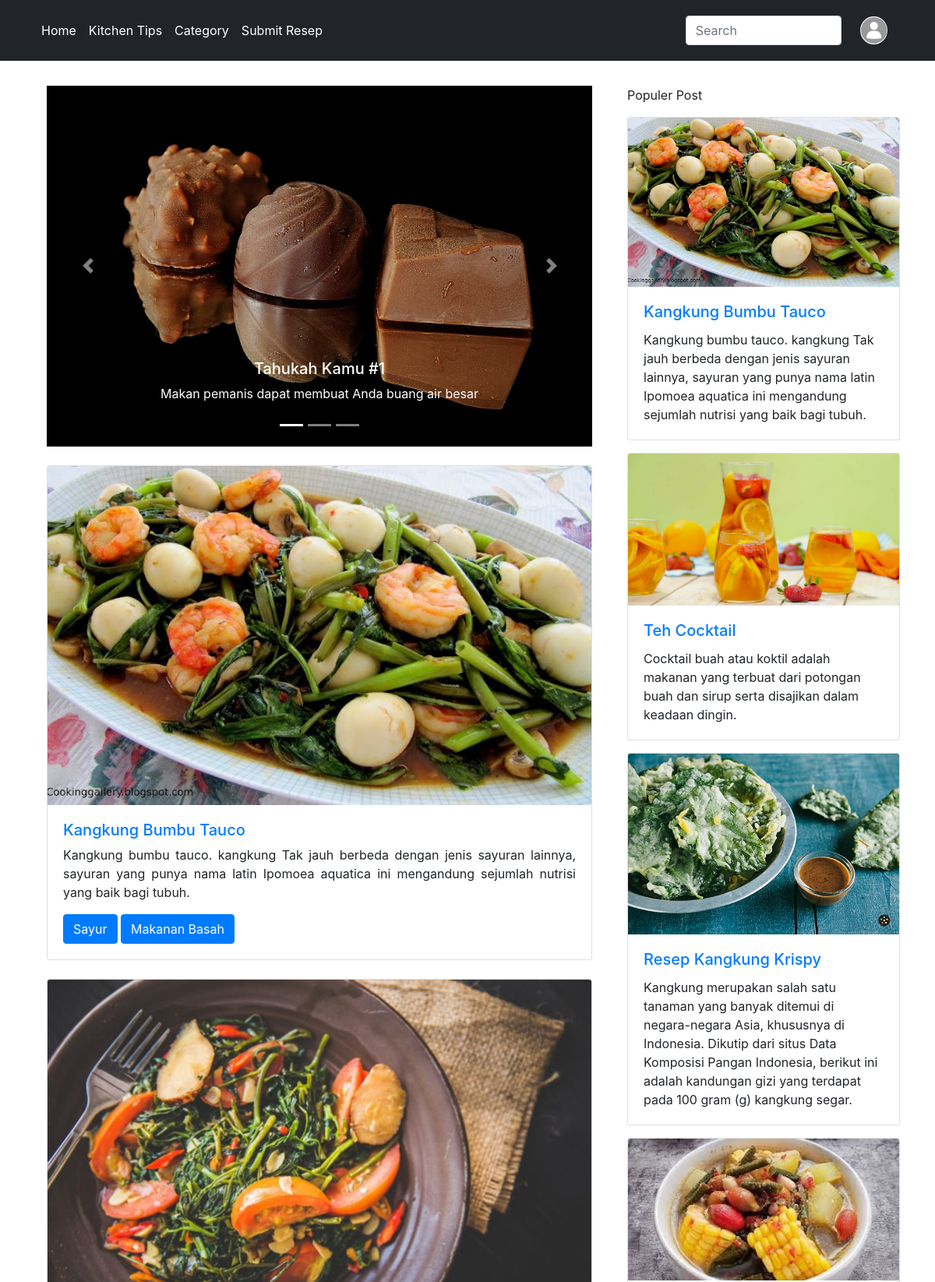
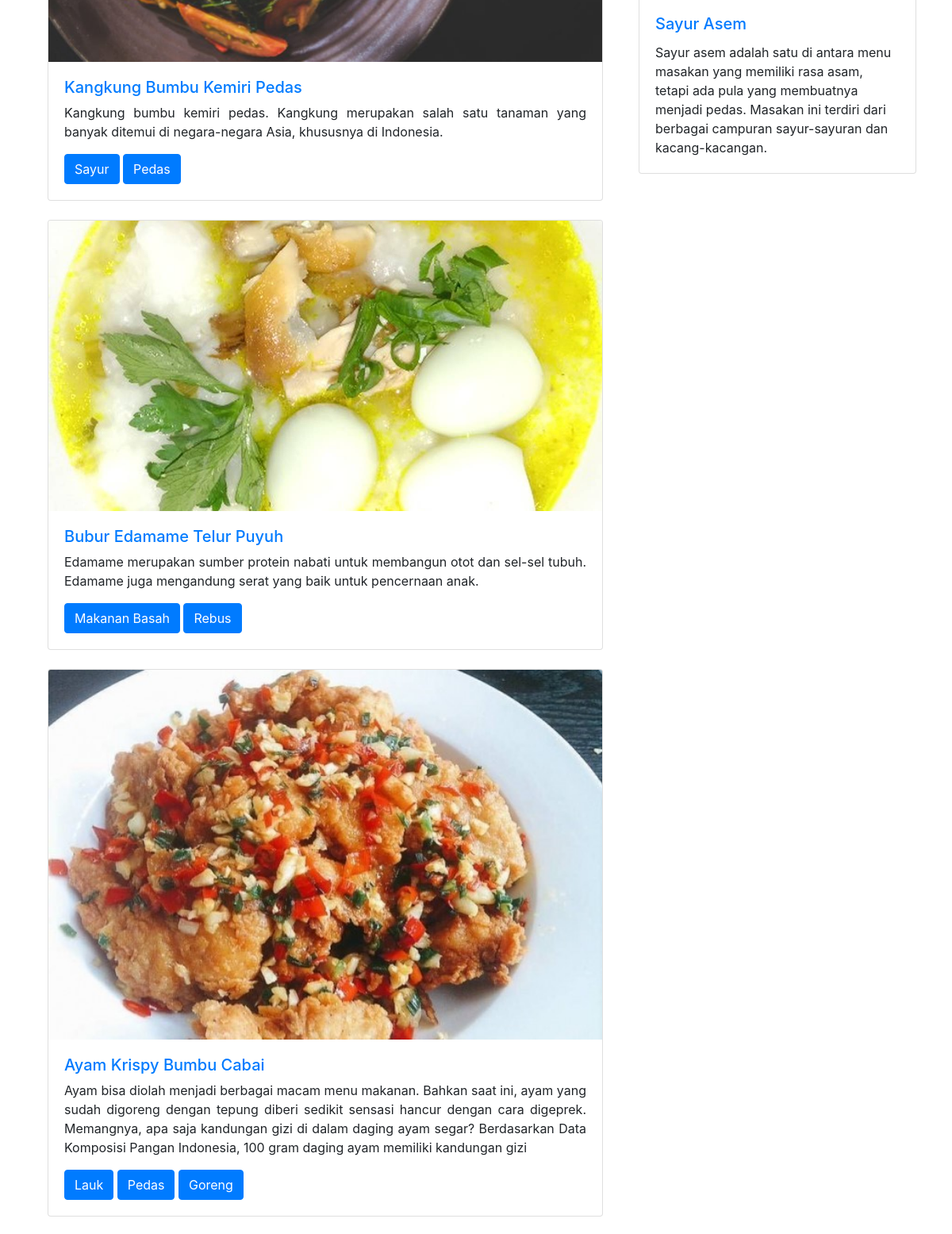
The page /?halaman=2 (upper part) on the database its author committed (2 pictures, top to bottom).
### tables this page shows
CREATE TABLE `resep` (
  `id` int(11) NOT NULL,
  `sumber` varchar(50) NOT NULL,
  `judul` varchar(50) NOT NULL,
  `deskripsi` varchar(1000) NOT NULL,
  `tag1` varchar(20) NOT NULL,
  `tag2` varchar(20) NOT NULL,
  `tag3` varchar(20) NOT NULL,
  `tag4` varchar(20) NOT NULL
);

### function.php (called while the page is built, shortened)
<?php
    $conn = mysqli_connect("localhost","root","","food_and_health");
    function queryResep($x){
    global $conn;
    $result = $conn->query($x);
    $rows = [];
    while ($row = mysqli_fetch_assoc($result)){
            $rows[] = $row;
        }
    return $rows;
    }
    function apply_foto_profil(){
        global $conn;
        $username = $_SESSION["username"];
        $result = $conn->query("SELECT * FROM user WHERE username = '$username'");
        $rows = [];
        if (isset($rows[0]["gambar"])) {
            $namafile = $rows[0]["gambar"];
            return $namafile;
        }
        else{
            return false;
        }
    }
?>

### index.php (the view, shortened to what this page needs)
<?php
  require 'function.php';
  $jumlahDataPerHalaman = 6;
  $jumlahData = count(queryResep("SELECT * FROM resep"));
  $halamanAktif = (isset($_GET["halaman"])) ? $_GET["halaman"] : 1;
  $awalData = ($jumlahDataPerHalaman*$halamanAktif)-$jumlahDataPerHalaman;
  $recipe = queryResep("SELECT * FROM resep ORDER BY id DESC LIMIT $awalData, $jumlahDataPerHalaman");
?>
<!DOCTYPE html>
<html lang="en">
  <head>
    <link rel="stylesheet" href="https://cdn.jsdelivr.net/npm/bootstrap@4.6.0/dist/css/bootstrap.min.css">
  </head>
  <body>
    <nav class="navbar navbar-expand-lg navbar-dark bg-dark fixed-top p-3 navbar4bg">
      <div class="container">
      <div class="collapse navbar-collapse" id="navbarTogglerDemo01">
          <ul class="navbar-nav mr-auto mt-2 mt-lg-0">
            <li class="nav-item">
              <a class="nav-link text-white" href="index.php">Home </a>
            </li>
            <li class="nav-item">
              <a class="nav-link text-white" href="kitchen-tips.php">Kitchen Tips</a>
            </li>
            <li class="nav-item">
              <a class="nav-link text-white" href="category.php">Category</a>
            </li>
            <li class="nav-item">
              <a class="nav-link text-white" href="submit-recipe.php">Submit Resep</a>
            </li>
          </ul>
        <form class="form-inline my-2 my-lg-0" action="result.php" method="get">
           <input class="form-control me-2" style="width:200px" name="keyword" placeholder="Search" aria-label="Search">
        </form>
        <span>
        <?php if (!apply_foto_profil()) : ?>
            <a class="navbar-brand ml-4" href="login.php">
              <img class="rounded-circle" src="img/avatar.jpg" alt="..." height="36" />
            </a>
          <?php else : ?>
            <a class="navbar-brand ml-4" href="login.php">
              <img class="rounded-circle" src="upload/foto-profil/<?=apply_foto_profil()?>" alt="..." height="36" width="36" />
            </a>
            <?php endif ?>
      </span>
      </div>
      </div>
    </nav>
    <div class="container" style="margin-top: 110px;">
      <div class="row">
        <div class="col-sm-8">
          <div class="container">
          <div id="carouselExampleIndicators" class="carousel slide" data-ride="carousel">
            <ol class="carousel-indicators">
                <li data-target="#carouselExampleIndicators" data-slide-to="0" class="active"></li>
                <li data-target="#carouselExampleIndicators" data-slide-to="1"></li>
                <li data-target="#carouselExampleIndicators" data-slide-to="2"></li>
            </ol>
            <div class="carousel-inner">
                <div class="carousel-item active">
                    <img class="d-block w-100 tahukahkamu" src="img/1.jpg" alt="First slide">
                    <div class="carousel-caption d-none d-md-block">
                        <h5>Tahukah Kamu #1</h5>
                        <p>Makan pemanis dapat membuat Anda buang air besar</p>
                    </div>
                </div>
            </div>
                  <a class="carousel-control-prev" href="#carouselExampleIndicators" role="button" data-slide="prev">
                      <span class="carousel-control-prev-icon" aria-hidden="true"></span>
                  </a>
                  <a class="carousel-control-next" href="#carouselExampleIndicators" role="button" data-slide="next">
                      <span class="carousel-control-next-icon" aria-hidden="true"></span>
                  </a>
            </div>
                  <?php foreach($recipe as $card) : ?>
                  <?php $link_img = $card["sumber"].".jpg";?>
                  <form action="search-category.php" method="post">
                      <div class="card mt-4">
                        <img src="blog/<?php echo $link_img?>" class="card-img-top" alt="...">
                        <div class="card-body">
                          <div class="text-justify">
                            <a href="blog/<?php echo $card["sumber"].".php"?>" class="text-decoration-none hover-orange"><h5><?php echo $card["judul"]?></h5></a>
                            <p><?php echo $card["deskripsi"] ?></p>
                            <?php if ( strlen($card["tag1"])) :?>
                            <input type="submit" class="btn btn-primary" name="submit_ct" value="<?php echo $card["tag1"];?>">
                            <?php endif ?>
                            <?php if (strlen($card["tag2"])) :?>
                              <input type="submit" class="btn btn-primary" name="submit_ct" value="<?php echo $card["tag2"];?>">
                            <?php endif ?>
                            <?php if ( strlen($card["tag3"])) :?>
                              <input type="submit" class="btn btn-primary" name="submit_ct" value="<?php echo $card["tag3"];?>">
                            <?php endif ?>
                          </div>
                        </div>
                      </div>
                    </form>
                  <?php endforeach; ?>
        </div>
      </div>
      <div class="col-sm-4">
        <p>Populer Post</p>
        <div class="row row-cols-1 row-cols-md-1 g-4">
          <div class="col mb-3">
            <div class="card">
              <img src="blog/kangkung-bumbu-tauco.jpg" class="card-img-top" alt="..." />
              <div class="card-body">
                <a href="blog/kangkung-bumbu-tauco.php" class="text-decoration-none hover-orange">
                <h5 class="card-title">Kangkung Bumbu Tauco</h5></a>
                <p class="card-text">Kangkung bumbu tauco. kangkung Tak jauh berbeda dengan jenis sayuran lainnya, sayuran yang punya nama latin Ipomoea aquatica ini mengandung sejumlah nutrisi yang baik bagi tubuh.</p>
              </div>
            </div>
          </div>
          <div class="col mb-3">
            <div class="card">
              <img src="blog/teh-cocktail.jpg" class="card-img-top" alt="..." />
              <div class="card-body">
                <a href="blog/teh-cocktail.php" class="text-decoration-none hover-orange">
                <h5 class="card-title">Teh Cocktail</h5></a>
                <p class="card-text">Cocktail buah atau koktil adalah makanan yang terbuat dari potongan buah dan sirup serta disajikan dalam keadaan dingin.</p>
              </div>
            </div>
          </div>
          <div class="col mb-3">
            <div class="card">
              <img src="blog/resep-kangkung-krispy.jpg" class="card-img-top" alt="..." />
              <div class="card-body">
                <a href="blog/resep-kangkung-krispy.php" class="text-decoration-none hover-orange">
                <h5 class="card-title">Resep Kangkung Krispy</h5></a>
                <p class="card-text">Kangkung merupakan salah satu tanaman yang banyak ditemui di negara-negara Asia, khususnya di Indonesia. Dikutip dari situs Data Komposisi Pangan Indonesia, berikut ini adalah kandungan gizi yang terdapat pada 100 gram (g) kangkung segar.</p>
              </div>
            </div>
          </div>
          <div class="col mb-3">
            <div class="card">
              <img src="blog/sayur-asem.jpg" class="card-img-top" alt="..." />
              <div class="card-body">
                <a href="blog/sayur-asem.php" class="text-decoration-none hover-orange">
                <h5 class="card-title">Sayur Asem</h5></a>
                <p class="card-text">Sayur asem adalah satu di antara menu masakan yang memiliki rasa asam, tetapi ada pula yang membuatnya menjadi pedas. Masakan ini terdiri dari berbagai campuran sayur-sayuran dan kacang-kacangan.</p>
              </div>
            </div>
          </div>
        </div>
      </div>
  </div>
</div>
  </body>
</html>

### rows shown on the page
resep: sumber (picture), judul "Kangkung Bumbu Tauco", deskripsi "Kangkung bumbu tauco. kangkung Tak jauh berbeda dengan jenis sayuran lainnya, sayuran yang punya nama latin Ipomoea aquatica ini mengandung sejumlah nutrisi yang baik bagi tubuh.", submit_ct "Sayur", submit_ct "Makanan Basah"
resep: sumber (picture), judul "Kangkung Bumbu Kemiri Pedas", deskripsi "Kangkung bumbu kemiri pedas. Kangkung merupakan salah satu tanaman yang banyak ditemui di negara-negara Asia, khususnya di Indonesia.", submit_ct "Sayur", submit_ct "Pedas"
resep: sumber (picture), judul "Bubur Edamame Telur Puyuh", deskripsi "Edamame merupakan sumber protein nabati untuk membangun otot dan sel-sel tubuh. Edamame juga mengandung serat yang baik untuk pencernaan anak.", submit_ct "Makanan Basah", submit_ct "Rebus"
resep: sumber (picture), judul "Ayam Krispy Bumbu Cabai", deskripsi "Ayam bisa diolah menjadi berbagai macam menu makanan. Bahkan saat ini, ayam yang sudah digoreng dengan tepung diberi sedikit sensasi hancur dengan cara digeprek. Memangnya, apa saja kandungan gizi di dalam daging ayam segar? Berdasarkan Data Komposisi Pangan Indonesia, 100 gram daging ayam memiliki kandungan gizi", submit_ct "Lauk", submit_ct "Pedas", submit_ct "Goreng"
